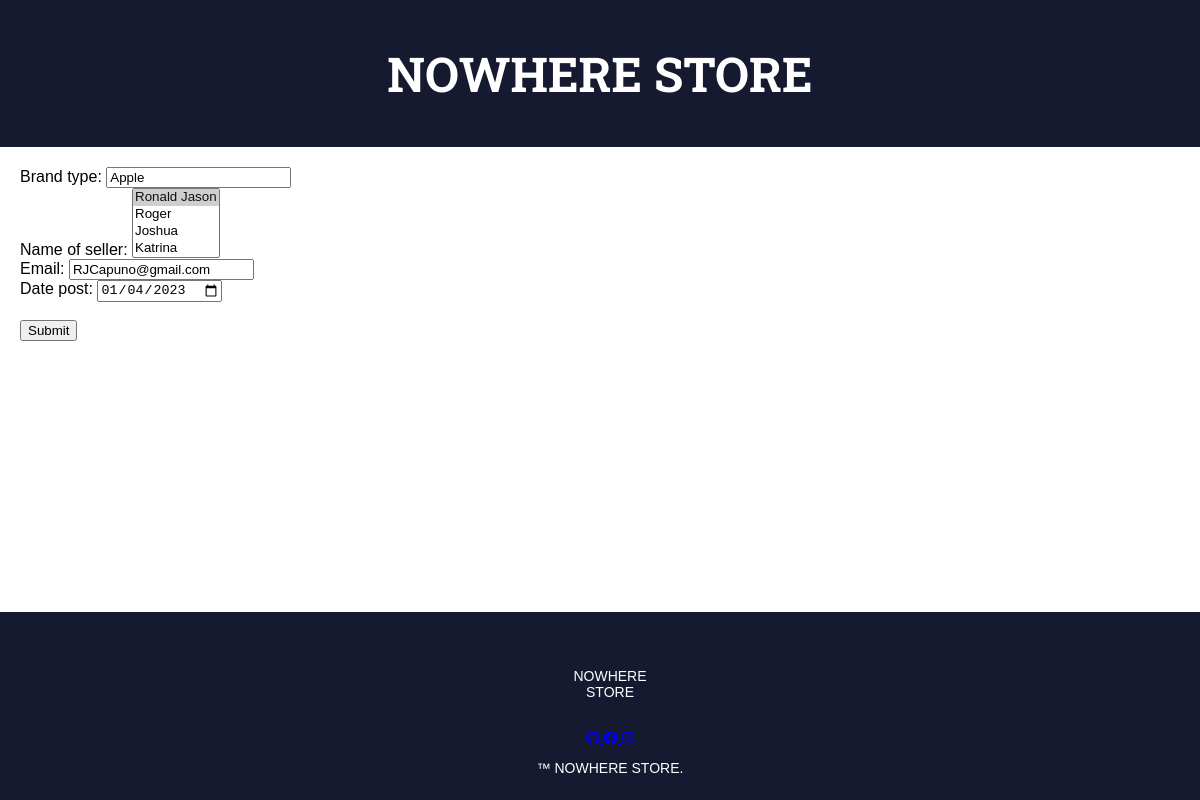
The app's page /brand/1 with its own data.
### store/models.py (models this page shows, shortened)
class BaseModel(models.Model):
    created_at = models.DateTimeField(auto_now_add=True, db_index=True)
    updated_at = models.DateTimeField(auto_now=True)
    class Meta:
        abstract = True

class Brand(BaseModel):
    brand_type = models.CharField(max_length=30, null=True, blank=True)
    name_of_seller = models.ManyToManyField(Seller, blank=True)
    email = models.EmailField(max_length=100, null=True, blank=True)
    date_post = models.DateField(null=True, blank=True)

class Seller(BaseModel):
    Sex = (
        ('Male', 'Male'),
        ('Female', 'Female'),
        ('Prefer not to say', 'Prefer not to say'),
    )
    name_of_seller = models.CharField(max_length=20, null=True, blank=True)
    sex = models.CharField(max_length=17, null=True, blank=True, choices=Sex)
    birthdate = models.DateField(null=True, blank=True)
    description = models.CharField(max_length=250, null=True, blank=True)
    def __str__(self) -> str:
        return self.name_of_seller

### store/views.py (the view)
# urls.py: path('brand/<pk>', views.BrandUpdateView.as_view(), name='brand-edit'),
class BrandUpdateView(UpdateView):
    model = Brand
    form_class = BrandForm
    template_name = 'brand_edit.html'
    success_url = reverse_lazy('brand')

### store/forms.py
class BrandForm(ModelForm):
    date_post = forms.DateField(widget=forms.DateInput(attrs={'type': 'date'}))
    class Meta:
        model = Brand
        fields = "__all__"

### store/templates/brand_edit.html (shortened to what this page needs)
{% extends 'base.html' %}
{% block content %}
<form role="form" class="" action="" method="post" novalidate>
    {% include 'includes/form.html' %}
    <br />
    <div class="form-group">
        <div class="col-md-12 col-sm-3">
            <button type='submit' class="btn btn-primary">Submit</button>
        </div>
    </div>
</form>
{% endblock %}

### store/templates/includes/form.html (shortened to what this page needs)
{% load widget_tweaks %}
{% for field in form %}
    <div class="col-md-6">
        <div class="form-group">
            {% if field.field.widget.input_type == 'checkbox' %}
                <div class="form-check form-switch">
                    {% render_field field class="form-check-input ms-auto" %}
                        <label class="form-check-label text-body ms-3 text-truncate w-250 mb-0" for="flexSwitchCheckDefault5">{{ field.label_tag }}</label>
                </div>
            {% else %}
                <label for="example-text-input" class="form-control-label">{{ field.label_tag}}</label>
                {% render_field field class="form-control" %}
            {% endif %}
        </div>
    </div>
{% endfor %}

### store/static/css/styles.css (style rules this page uses)
body { font-family: 'Arial', sans-serif; margin: 0; padding: 0; background-image: url('./../images/bg.jpg'); background-size: cover; background-position: center; background-attachment: fixed; }

### records on screen
Brand: brand_type "Apple" "RJCapuno@gmail.com" "01/04/2023"
Seller: name_of_seller "Ronald Jason ☑ / Roger / Joshua / Katrina"

### other values on screen
{{ field.label_tag }} "Brand type:" "Name of seller:" "Email:" "Date post:"
